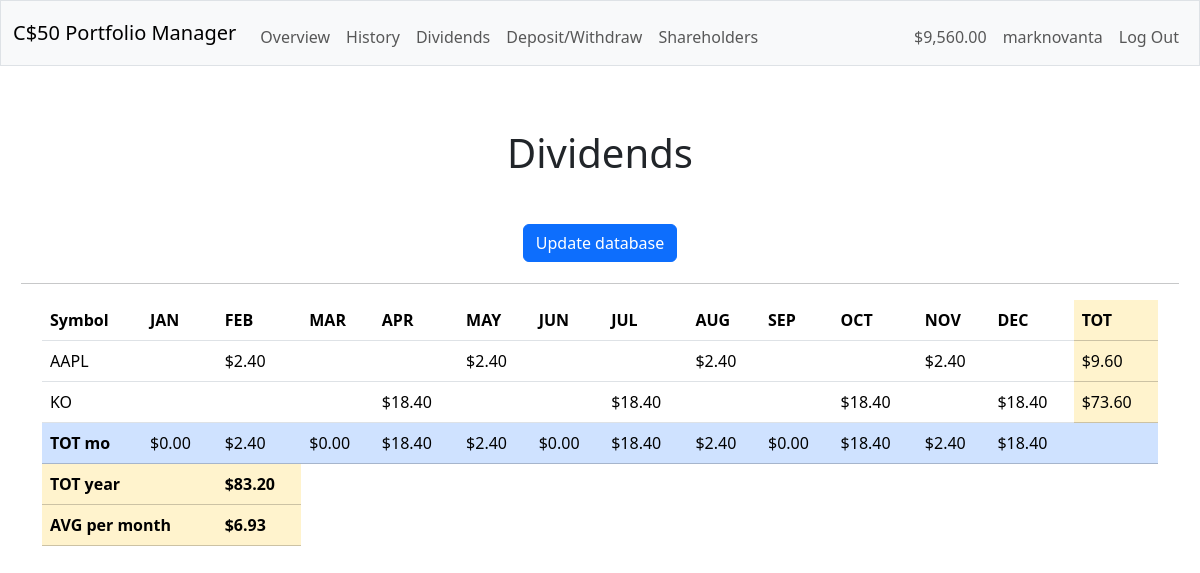
Screenshot of /dividends (signed in) with the database file from the repository.
### tables this page shows
CREATE TABLE users (
                id INTEGER PRIMARY KEY AUTOINCREMENT NOT NULL,
                username TEXT NOT NULL,
                hash TEXT NOT NULL,
                cash NUMERIC NOT NULL DEFAULT 0.00
            );

CREATE TABLE owning (
                id INTEGER PRIMARY KEY AUTOINCREMENT NOT NULL,
                user_id INTEGER NOT NULL,
                stock_id INTEGER NOT NULL,
                size INTEGER NOT NULL,
                FOREIGN KEY (user_id) REFERENCES users(id),
                FOREIGN KEY (stock_id) REFERENCES stocks(id)
            );

CREATE TABLE stocks (
                id INTEGER PRIMARY KEY AUTOINCREMENT NOT NULL,
                stock TEXT NOT NULL
            );

### app.py (the view, shortened to what this page needs)
@app.route("/dividends")
@login_required
def dividends():
    try:
        info = get_div_data(db)
        monthly_income = get_monthly_income(info)
        yearly_income = get_yearly_income(monthly_income)
        avg_income = average(list(monthly_income.values()))
        return render_template("dividends.html", cash=get_cash(db), username=get_username(db), info=info, monthly_income=monthly_income, yearly_income=yearly_income, avg_income=avg_income)
    except:
        pass

### app.py (called while the page is built)
@app.after_request
def after_request(response):
    response.headers["Cache-Control"] = "no-cache, no-store, must-revalidate"
    response.headers["Expires"] = 0
    response.headers["Pragma"] = "no-cache"
    return response

### helpers.py (called while the page is built)
def login_required(f):
    @wraps(f)
    def decorated_function(*args, **kwargs):
        if session.get("user_id") is None:
            return redirect("/login")
        return f(*args, **kwargs)
    return decorated_function

def usd(value):
    return f"${value:,.2f}"

def get_user_id():
    return session["user_id"]

def get_username(db):
    return db.execute("SELECT username FROM users WHERE id = ?;", get_user_id())[0]["username"]

def get_cash(db):
    return float(db.execute("SELECT cash FROM users WHERE id = ?", get_user_id())[0]["cash"])

def get_yearly_income(monthly_income):
    yearly_income = (monthly_income["GEN"] + monthly_income["FEB"] + monthly_income["MAR"] + monthly_income["APR"] + monthly_income["MAY"] + monthly_income["JUN"] +
                    monthly_income["JUL"] + monthly_income["AUG"] + monthly_income["SEP"] + monthly_income["OCT"] + monthly_income["NOV"] + monthly_income["DEC"])
    return yearly_income

def average(list):
    return sum(list) / len(list)

### templates/dividends.html (shortened to what this page needs)
{% extends "layout.html" %}
{% block main %}
    <h1 class="centered">Dividends</h1>
    <form action="/upd_div_db" method="post">
        <div class="d-md-flex justify-content-center">
            <button type="submit" class="btn btn-primary margin-space">Update database</button>
        </div>
    </form>
    <hr>
    <div class="container table-responsive">
        <table class="table table-hover">
            <thead>
                <tr>
                    <th>Symbol</th>
                    <th>JAN</th>
                    <th>FEB</th>
                    <th>MAR</th>
                    <th>APR</th>
                    <th>MAY</th>
                    <th>JUN</th>
                    <th>JUL</th>
                    <th>AUG</th>
                    <th>SEP</th>
                    <th>OCT</th>
                    <th>NOV</th>
                    <th>DEC</th>
                    <th class="table-warning">TOT</th>
                </tr>
            </thead>
            <tbody>
                {% for s in info%}
                    <tr>
                        <td>{{ s["symbol"] }}</td>
                        <td>
                        </td>
                        <td>
                            {% if 2 in s['payment_months'] %}
                                {{ s['amount'] | usd }}
                            {% endif %}
                        </td>
                        <td>
                        </td>
                        <td>
                            {% if 4 in s['payment_months'] %}
                                {{ s['amount'] | usd }}
                            {% endif %}
                        </td>
                        <td>
                            {% if 5 in s['payment_months'] %}
                                {{ s['amount'] | usd }}
                            {% endif %}
                        </td>
                        <td>
                        </td>
                        <td>
                            {% if 7 in s['payment_months'] %}
                                {{ s['amount'] | usd }}
                            {% endif %}
                        </td>
                        <td>
                            {% if 8 in s['payment_months'] %}
                                {{ s['amount'] | usd }}
                            {% endif %}
                        </td>
                        <td>
                        </td>
                        <td>
                            {% if 10 in s['payment_months'] %}
                                {{ s['amount'] | usd }}
                            {% endif %}
                        </td>
                        <td>
                            {% if 11 in s['payment_months'] %}
                                {{ s['amount'] | usd }}
                            {% endif %}
                        </td>
                        <td>
                            {% if 12 in s['payment_months'] %}
                                {{ s['amount'] | usd }}
                            {% endif %}
                        </td>
                        <td class="table-warning">
                            {{ s['yearly_income'] | usd }}
                        </td>
                    </tr>
                {% endfor %}
            </tbody>
            <tfoot>
                <tr>
                    <th class="table-primary">TOT mo</th>
                    <td class="table-primary">{{ monthly_income["GEN"] | usd }}</td>
                    <td class="table-primary">{{ monthly_income["FEB"] | usd }}</td>
                    <td class="table-primary">{{ monthly_income["MAR"] | usd }}</td>
                    <td class="table-primary">{{ monthly_income["APR"] | usd }}</td>
                    <td class="table-primary">{{ monthly_income["MAY"] | usd }}</td>
                    <td class="table-primary">{{ monthly_income["JUN"] | usd }}</td>
                    <td class="table-primary">{{ monthly_income["JUL"] | usd }}</td>
                    <td class="table-primary">{{ monthly_income["AUG"] | usd }}</td>
                    <td class="table-primary">{{ monthly_income["SEP"] | usd }}</td>
                    <td class="table-primary">{{ monthly_income["OCT"] | usd }}</td>
                    <td class="table-primary">{{ monthly_income["NOV"] | usd }}</td>
                    <td class="table-primary">{{ monthly_income["DEC"] | usd }}</td>
                    <td class="table-primary"></td>
                </tr>
                <tr>
                    <th class="table-warning" colspan="2">TOT year</th>
                    <th class="table-warning">{{ yearly_income | usd }}</th>
                </tr>
                <tr>
                    <th class="table-warning" colspan="2">AVG per month</th>
                    <th class="table-warning">{{ avg_income | usd }}</th>
                </tr>
            </tfoot>
        </table>
    </div>
{% endblock %}

### templates/layout.html (shortened to what this page needs)
<!DOCTYPE html>
<html lang="en">
    <head>
        <link href="https://cdn.jsdelivr.net/npm/bootstrap@5.3.2/dist/css/bootstrap.min.css" rel="stylesheet">
        <link href="/static/styles.css" rel="stylesheet">
    </head>
    <body>
        <nav class="bg-light border navbar navbar-expand-md navbar-light">
            <div class="container-fluid">
                <a class="navbar-brand" href="/"><span class="blue">C</span><span class="red">$</span><span class="yellow">5</span><span class="green">0</span> <span class="red">Portfolio Manager</span></a>
                <div class="collapse navbar-collapse" id="navbar">
                    {% if session["user_id"] %}
                        <ul class="navbar-nav me-auto mt-2">
                            <li class="nav-item"><a class="nav-link" href="/">Overview</a></li>
                            <li class="nav-item"><a class="nav-link" href="/history">History</a></li>
                            <li class="nav-item"><a class="nav-link" href="/dividends">Dividends</a></li>
                            <li class="nav-item"><a class="nav-link" href="/d_w">Deposit/Withdraw</a></li>
                            <li class="nav-item"><a class="nav-link" href="/shareholders">Shareholders</a></li>
                        </ul>
                        <ul class="navbar-nav ms-auto mt-2">
                            <li class="nav-item"><label class="nav-link">{{ cash | usd }}</label></li>
                            <li class="nav-item"><a class="nav-link" href="/settings">{{ username }}</a></li>
                            <li class="nav-item"><a class="nav-link" href="/logout">Log Out</a></li>
                        </ul>
                    {% else %}
                        <ul class="navbar-nav ms-auto mt-2">
                            <li class="nav-item"><a class="nav-link" href="/register">Register</a></li>
                            <li class="nav-item"><a class="nav-link" href="/login">Log In</a></li>
                        </ul>
                    {% endif %}
                </div>
            </div>
        </nav>
        <main class="padding">
            {% block main %}{% endblock %}
        </main>
    </body>
</html>

### static/styles.css (style rules this page uses)
.centered { text-align: center; padding: 21px; margin: 21px; }
.padding { padding: 21px; }
.margin-space { margin: 5px; }

### rows the page displays
users: username "marknovanta"
owning: symbol "AAPL", amount "$2.40", yearly_income "$9.60"
owning: symbol "KO", amount "$18.40", yearly_income "$73.60"

### other values shown
{{ cash | usd }} "$9,560.00"
{{ monthly_income["GEN"] | usd }} "$0.00"
{{ monthly_income["FEB"] | usd }} "$2.40"
{{ monthly_income["MAR"] | usd }} "$0.00"
{{ monthly_income["APR"] | usd }} "$18.40"
{{ monthly_income["MAY"] | usd }} "$2.40"
{{ monthly_income["JUN"] | usd }} "$0.00"
{{ monthly_income["JUL"] | usd }} "$18.40"
{{ monthly_income["AUG"] | usd }} "$2.40"
{{ monthly_income["SEP"] | usd }} "$0.00"
{{ monthly_income["OCT"] | usd }} "$18.40"
{{ monthly_income["NOV"] | usd }} "$2.40"
{{ monthly_income["DEC"] | usd }} "$18.40"
{{ yearly_income | usd }} "$83.20"
{{ avg_income | usd }} "$6.93"
